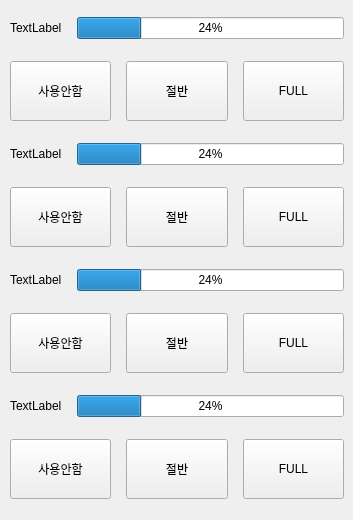
    <widget class="QWidget" name="tab">
     <attribute name="title">
      <string>   컵   </string>
     </attribute>
     <widget class="QWidget" name="layoutWidget">
      <property name="geometry">
       <rect>
        <x>10</x>
        <y>10</y>
        <width>334</width>
        <height>501</height>
       </rect>
      </property>
      <layout class="QVBoxLayout" name="verticalLayout_3">
       <property name="spacing">
        <number>15</number>
       </property>
       <item>
        <layout class="QHBoxLayout" name="horizontalLayout_13">
         <item>
          <widget class="QLabel" name="LB_CUP_1">
           <property name="text">
            <string>TextLabel</string>
           </property>
          </widget>
         </item>
         <item>
          <widget class="QProgressBar" name="PB_CUP_1">
           <property name="value">
            <number>24</number>
           </property>
           <property name="format">
            <string>%p%</string>
           </property>
          </widget>
         </item>
        </layout>
       </item>
       <item>
        <layout class="QHBoxLayout" name="horizontalLayout_9">
         <property name="spacing">
          <number>15</number>
         </property>
         <item>
          <widget class="QPushButton" name="BTN_CUP_NOUSE_1">
           <property name="minimumSize">
            <size>
             <width>100</width>
             <height>60</height>
            </size>
           </property>
           <property name="text">
            <string>사용안함</string>
           </property>
          </widget>
         </item>
         <item>
          <widget class="QPushButton" name="BTN_CUP_HALF_1">
           <property name="minimumSize">
            <size>
             <width>100</width>
             <height>60</height>
            </size>
           </property>
           <property name="text">
            <string>절반</string>
           </property>
          </widget>
         </item>
         <item>
          <widget class="QPushButton" name="BTN_CUP_FULL_1">
           <property name="minimumSize">
            <size>
             <width>100</width>
             <height>60</height>
            </size>
           </property>
           <property name="text">
            <string>FULL</string>
           </property>
          </widget>
         </item>
        </layout>
       </item>
       <item>
        <layout class="QHBoxLayout" name="horizontalLayout_14">
         <item>
          <widget class="QLabel" name="LB_CUP_2">
           <property name="text">
            <string>TextLabel</string>
           </property>
          </widget>
         </item>
         <item>
          <widget class="QProgressBar" name="PB_CUP_2">
           <property name="value">
            <number>24</number>
           </property>
           <property name="format">
            <string>%p%</string>
           </property>
          </widget>
         </item>
        </layout>
       </item>
       <item>
        <layout class="QHBoxLayout" name="horizontalLayout_10">
         <property name="spacing">
          <number>15</number>
         </property>
         <item>
          <widget class="QPushButton" name="BTN_CUP_NOUSE_2">
           <property name="minimumSize">
            <size>
             <width>100</width>
             <height>60</height>
            </size>
           </property>
           <property name="text">
            <string>사용안함</string>
           </property>
          </widget>
         </item>
         <item>
          <widget class="QPushButton" name="BTN_CUP_HALF_2">
           <property name="minimumSize">
            <size>
             <width>100</width>
             <height>60</height>
            </size>
           </property>
           <property name="text">
            <string>절반</string>
           </property>
          </widget>
         </item>
         <item>
          <widget class="QPushButton" name="BTN_CUP_FULL_2">
           <property name="minimumSize">
            <size>
             <width>100</width>
             <height>60</height>
            </size>
           </property>
           <property name="text">
            <string>FULL</string>
           </property>
          </widget>
         </item>
        </layout>
       </item>
       <item>
        <layout class="QHBoxLayout" name="horizontalLayout_15">
         <item>
          <widget class="QLabel" name="LB_CUP_3">
           <property name="text">
            <string>TextLabel</string>
           </property>
          </widget>
         </item>
         <item>
          <widget class="QProgressBar" name="PB_CUP_3">
           <property name="value">
            <number>24</number>
           </property>
           <property name="format">
            <string>%p%</string>
           </property>
          </widget>
         </item>
        </layout>
       </item>
       <item>
        <layout class="QHBoxLayout" name="horizontalLayout_11">
         <property name="spacing">
          <number>15</number>
         </property>
         <item>
          <widget class="QPushButton" name="BTN_CUP_NOUSE_3">
           <property name="minimumSize">
            <size>
             <width>100</width>
             <height>60</height>
            </size>
           </property>
           <property name="text">
            <string>사용안함</string>
           </property>
          </widget>
         </item>
         <item>
          <widget class="QPushButton" name="BTN_CUP_HALF_3">
           <property name="minimumSize">
            <size>
             <width>100</width>
             <height>60</height>
            </size>
           </property>
           <property name="text">
            <string>절반</string>
           </property>
          </widget>
         </item>
         <item>
          <widget class="QPushButton" name="BTN_CUP_FULL_3">
           <property name="minimumSize">
            <size>
             <width>100</width>
             <height>60</height>
            </size>
           </property>
           <property name="text">
            <string>FULL</string>
           </property>
          </widget>
         </item>
        </layout>
       </item>
       <item>
        <layout class="QHBoxLayout" name="horizontalLayout_16">
         <item>
          <widget class="QLabel" name="LB_CUP_4">
           <property name="text">
            <string>TextLabel</string>
           </property>
          </widget>
         </item>
         <item>
          <widget class="QProgressBar" name="PB_CUP_4">
           <property name="value">
            <number>24</number>
           </property>
           <property name="format">
            <string>%p%</string>
           </property>
          </widget>
         </item>
        </layout>
       </item>
       <item>
        <layout class="QHBoxLayout" name="horizontalLayout_12">
         <property name="spacing">
          <number>15</number>
         </property>
         <item>
          <widget class="QPushButton" name="BTN_CUP_NOUSE_4">
           <property name="minimumSize">
            <size>
             <width>100</width>
             <height>60</height>
            </size>
           </property>
           <property name="text">
            <string>사용안함</string>
           </property>
          </widget>
         </item>
         <item>
          <widget class="QPushButton" name="BTN_CUP_HALF_4">
           <property name="minimumSize">
            <size>
             <width>100</width>
             <height>60</height>
            </size>
           </property>
           <property name="text">
            <string>절반</string>
           </property>
          </widget>
         </item>
         <item>
          <widget class="QPushButton" name="BTN_CUP_FULL_4">
           <property name="minimumSize">
            <size>
             <width>100</width>
             <height>60</height>
            </size>
           </property>
           <property name="text">
            <string>FULL</string>
           </property>
          </widget>
         </item>
        </layout>
       </item>
      </layout>
     </widget>
    </widget>
